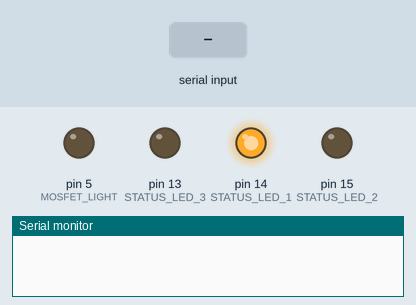
Bench run of a sketch on a simulated Arduino Uno, built with avr-gcc and run on an emulated ATmega328P. On the bench: output pins drawn as LEDs (lit = HIGH), the last lines printed to the serial monitor. The inputs (shaded band) are chosen by the test bench.

Above: at 0.1 s.
1.3 s: "tgt_light" received over Serial
At 2.7 s:
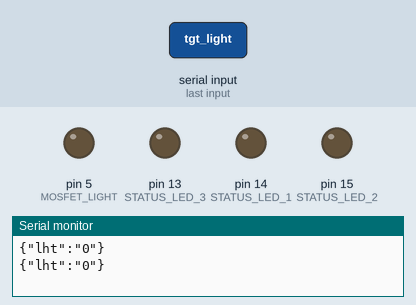
Timing chart, 0 to 10.3 s (numbered marks = the images above; inputs shaded):
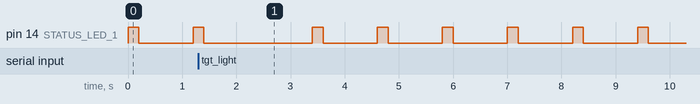

Measured:
- by itself, pin 14 (STATUS_LED_1): repeats every 1.2 s: HIGH 0.20 s, LOW 1.0 s

The sketch:

light.ino
```cpp
/**
 *  Commands currently accepted by this program.
 *  {"a":"tgt","tgt":91}  # Set the temperature and write the value to eeprom to persist across power offs.
 *  {"a":"tgt_tmp","tgt":100} # Set the temperature temporarily.  Value will revert to what is stored in eeprom if powered off.
 *  Use this to mimic temperature changes during the day and night for animals, plants, etc.
 *  Compatible with revision 4.5.*
**/
#include <ArduinoJson.h>

#define STATUS_LED_1 14  // RED LED
#define STATUS_LED_2 15  // BLUE LED
#define STATUS_LED_3 13  // BLUE LED

#define MOSFET_LIGHT 5

#define READ_DELAY 200

int persistentLightTargetTemperature = 0;

void setup() {

  Serial.begin(9600);

    pinMode(STATUS_LED_1, OUTPUT);
    pinMode(STATUS_LED_2, OUTPUT);
    pinMode(STATUS_LED_3, OUTPUT);

    digitalWrite(STATUS_LED_1, LOW);
    digitalWrite(STATUS_LED_2, LOW);
    digitalWrite(STATUS_LED_3, LOW);

    pinMode(MOSFET_LIGHT, OUTPUT);
    analogWrite(MOSFET_LIGHT, persistentLightTargetTemperature);
}

String addToJsonString(String json, String add_json) {
  if (json.length() == 0) {
     return "{" + add_json + "}";
  } else {
    json.remove(json.length() - 1);
    return json + "," + add_json + "}";
  }
}

void loop() {

  if (Serial.available() > 0) {
    // read the incoming byte:
    String incomingJson = Serial.readString();
    readJsonAndDoAction(incomingJson);
  }

  analogWrite(MOSFET_LIGHT, persistentLightTargetTemperature);

  String jsonStringToPrint = "";
  String persistentTargetTemperatureString = getJsonPair("lht", persistentLightTargetTemperature);
  jsonStringToPrint = addToJsonString(jsonStringToPrint, persistentTargetTemperatureString);

  blinkLED(STATUS_LED_1);

  Serial.println(jsonStringToPrint);

  delay(1000);
}

void rampUpMosfet(int MOSFET_PIN) {
//  for (int i = 0; i <= 255; i += 5) {
//    analogWrite(MOSFET_PIN, i);
//    delay(10);
//  }
  analogWrite(MOSFET_PIN, 255);
}

void rampDownMosfet(int MOSFET_PIN) {
//  for (int i = 255; i >= 0; i -= 5) {
//    analogWrite(MOSFET_PIN, i);
//    delay(10);
//  }
  analogWrite(MOSFET_PIN, 0);
}

void blinkLED(int PIN) {
  digitalWrite(PIN, HIGH);
  delay(READ_DELAY);
  digitalWrite(PIN, LOW);
}

void readJsonAndDoAction(String inputJson) {
    StaticJsonDocument<400> doc;
    DeserializationError error = deserializeJson(doc, inputJson);
    // Test if parsing succeeds.
    if (error) {
      Serial.print(F("deserializeJson() failed: "));
      Serial.println(error.c_str());
      return;
    }
    String action = doc["a"];
    if (action.equals("tgt_light")) {
      int newTargetTemperature = doc["tgt"];
      persistentLightTargetTemperature = newTargetTemperature;
    }
}

String doubleToString(double input,int decimalPlaces) {
  if(decimalPlaces!=0) {
    String string = String((int)(input*pow(10,decimalPlaces)));

    if(abs(input)<1) {
      if(input>0) {
       string = "0"+string;
      } else if(input<0) {
       string = string.substring(0,1)+"0"+string.substring(1);
      }
    }
    return string.substring(0,string.length()-decimalPlaces)+"."+string.substring(string.length()-decimalPlaces);
  } else {
    return String((int)input);
  }
}

String getJsonPair(String name, String value) {
  String json = "\"" + name + "\":\"";
  json.concat(value);
  json.concat("\"");
  return json;
}

String getJsonPair(String name, float value) {
  String json = "\"" + name + "\":\"";
  json.concat(value);
  json.concat("\"");
  return json;
}

String getJsonPair(String name, double value) {
  String json = "\"" + name + "\":\"";
  json.concat(value);
  json.concat("\"");
  return json;
}

String getJsonPair(String name, int value) {
  String json = "\"" + name + "\":\"";
  json.concat(value);
  json.concat("\"");
  return json;
}
```
